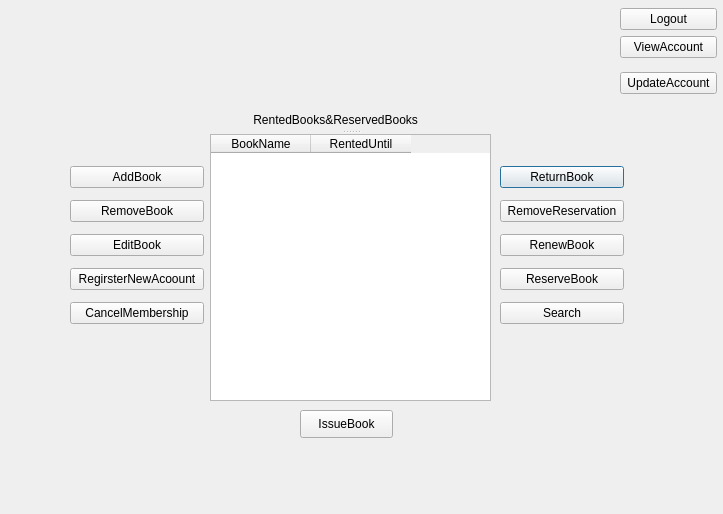
<?xml version="1.0" encoding="UTF-8"?>
<ui version="4.0">
 <class>Window_Librarian</class>
 <widget class="QDialog" name="Window_Librarian">
  <property name="geometry">
   <rect>
    <x>0</x>
    <y>0</y>
    <width>723</width>
    <height>514</height>
   </rect>
  </property>
  <property name="windowTitle">
   <string>Dialog</string>
  </property>
  <widget class="QWidget" name="layoutWidget">
   <property name="geometry">
    <rect>
     <x>500</x>
     <y>160</y>
     <width>124</width>
     <height>170</height>
    </rect>
   </property>
   <layout class="QVBoxLayout" name="verticalLayout_2">
    <item>
     <widget class="QPushButton" name="pushButton_ReturnBook">
      <property name="text">
       <string>ReturnBook</string>
      </property>
     </widget>
    </item>
    <item>
     <widget class="QPushButton" name="pushButton_RemoveReservation">
      <property name="text">
       <string>RemoveReservation</string>
      </property>
     </widget>
    </item>
    <item>
     <widget class="QPushButton" name="pushButton_RenewBook">
      <property name="text">
       <string>RenewBook</string>
      </property>
     </widget>
    </item>
    <item>
     <widget class="QPushButton" name="pushButton_ReserveBook">
      <property name="text">
       <string>ReserveBook</string>
      </property>
     </widget>
    </item>
    <item>
     <widget class="QPushButton" name="pushButton_Search">
      <property name="text">
       <string>Search</string>
      </property>
     </widget>
    </item>
   </layout>
  </widget>
  <widget class="QSplitter" name="splitter">
   <property name="geometry">
    <rect>
     <x>210</x>
     <y>110</y>
     <width>281</width>
     <height>291</height>
    </rect>
   </property>
   <property name="orientation">
    <enum>Qt::Vertical</enum>
   </property>
   <widget class="QLabel" name="label_RentedBooks">
    <property name="text">
     <string>             RentedBooks&amp;ReservedBooks</string>
    </property>
   </widget>
   <widget class="QTableWidget" name="tableWidget_RentedBooks">
    <column>
     <property name="text">
      <string>BookName</string>
     </property>
    </column>
    <column>
     <property name="text">
      <string>RentedUntil</string>
     </property>
    </column>
   </widget>
  </widget>
  <widget class="QPushButton" name="pushButton_IssueBook">
   <property name="geometry">
    <rect>
     <x>300</x>
     <y>410</y>
     <width>93</width>
     <height>28</height>
    </rect>
   </property>
   <property name="text">
    <string>IssueBook</string>
   </property>
  </widget>
  <widget class="QWidget" name="">
   <property name="geometry">
    <rect>
     <x>70</x>
     <y>160</y>
     <width>134</width>
     <height>170</height>
    </rect>
   </property>
   <layout class="QVBoxLayout" name="verticalLayout_3">
    <item>
     <widget class="QPushButton" name="pushButton_AddBook">
      <property name="text">
       <string>AddBook</string>
      </property>
     </widget>
    </item>
    <item>
     <widget class="QPushButton" name="pushButton_RemoveBook">
      <property name="text">
       <string>RemoveBook</string>
      </property>
     </widget>
    </item>
    <item>
     <widget class="QPushButton" name="pushButton_EditBook">
      <property name="text">
       <string>EditBook</string>
      </property>
     </widget>
    </item>
    <item>
     <widget class="QPushButton" name="pushButton_RegisterNewAccount">
      <property name="text">
       <string>RegirsterNewAcoount</string>
      </property>
     </widget>
    </item>
    <item>
     <widget class="QPushButton" name="pushButton_CancelMembership">
      <property name="text">
       <string>CancelMembership</string>
      </property>
     </widget>
    </item>
   </layout>
  </widget>
  <widget class="QWidget" name="">
   <property name="geometry">
    <rect>
     <x>620</x>
     <y>0</y>
     <width>97</width>
     <height>102</height>
    </rect>
   </property>
   <layout class="QVBoxLayout" name="verticalLayout_4">
    <item>
     <layout class="QVBoxLayout" name="verticalLayout">
      <item>
       <widget class="QPushButton" name="pushButton_Logout">
        <property name="text">
         <string>Logout</string>
        </property>
       </widget>
      </item>
      <item>
       <widget class="QPushButton" name="pushButton_ViewAccount">
        <property name="text">
         <string>ViewAccount</string>
        </property>
       </widget>
      </item>
     </layout>
    </item>
    <item>
     <widget class="QPushButton" name="pushButton_UpdateAccount">
      <property name="text">
       <string>UpdateAccount</string>
      </property>
     </widget>
    </item>
   </layout>
  </widget>
 </widget>
 <resources/>
 <connections/>
</ui>
